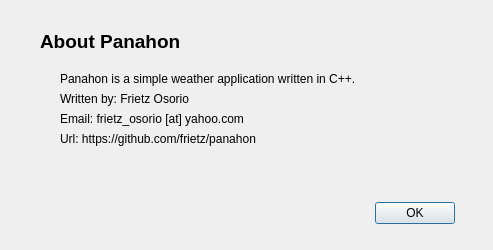
<?xml version="1.0" encoding="UTF-8"?>
<ui version="4.0">
 <class>AboutPanahon</class>
 <widget class="QDialog" name="AboutPanahon">
  <property name="windowModality">
   <enum>Qt::NonModal</enum>
  </property>
  <property name="geometry">
   <rect>
    <x>0</x>
    <y>0</y>
    <width>493</width>
    <height>250</height>
   </rect>
  </property>
  <property name="minimumSize">
   <size>
    <width>493</width>
    <height>250</height>
   </size>
  </property>
  <property name="maximumSize">
   <size>
    <width>493</width>
    <height>250</height>
   </size>
  </property>
  <property name="windowTitle">
   <string>About Panahon</string>
  </property>
  <widget class="QDialogButtonBox" name="buttonBox">
   <property name="geometry">
    <rect>
     <x>370</x>
     <y>200</y>
     <width>85</width>
     <height>27</height>
    </rect>
   </property>
   <property name="orientation">
    <enum>Qt::Horizontal</enum>
   </property>
   <property name="standardButtons">
    <set>QDialogButtonBox::Ok</set>
   </property>
  </widget>
  <widget class="QLabel" name="label">
   <property name="geometry">
    <rect>
     <x>60</x>
     <y>70</y>
     <width>388</width>
     <height>17</height>
    </rect>
   </property>
   <property name="text">
    <string>Panahon is a simple weather application written in C++.</string>
   </property>
  </widget>
  <widget class="QLabel" name="label_2">
   <property name="geometry">
    <rect>
     <x>60</x>
     <y>90</y>
     <width>169</width>
     <height>17</height>
    </rect>
   </property>
   <property name="text">
    <string>Written by: Frietz Osorio</string>
   </property>
  </widget>
  <widget class="QLabel" name="aboutLabel">
   <property name="geometry">
    <rect>
     <x>40</x>
     <y>30</y>
     <width>139</width>
     <height>22</height>
    </rect>
   </property>
   <property name="font">
    <font>
     <pointsize>14</pointsize>
     <weight>75</weight>
     <bold>true</bold>
    </font>
   </property>
   <property name="text">
    <string>About Panahon</string>
   </property>
   <property name="textFormat">
    <enum>Qt::AutoText</enum>
   </property>
   <property name="scaledContents">
    <bool>false</bool>
   </property>
  </widget>
  <widget class="QLabel" name="label_3">
   <property name="geometry">
    <rect>
     <x>60</x>
     <y>110</y>
     <width>240</width>
     <height>17</height>
    </rect>
   </property>
   <property name="text">
    <string>Email: frietz_osorio [at] yahoo.com</string>
   </property>
  </widget>
  <widget class="QLabel" name="label_4">
   <property name="geometry">
    <rect>
     <x>60</x>
     <y>130</y>
     <width>270</width>
     <height>17</height>
    </rect>
   </property>
   <property name="text">
    <string>Url: https://github.com/frietz/panahon</string>
   </property>
  </widget>
 </widget>
 <resources/>
 <connections>
  <connection>
   <sender>buttonBox</sender>
   <signal>accepted()</signal>
   <receiver>AboutPanahon</receiver>
   <slot>accept()</slot>
   <hints>
    <hint type="sourcelabel">
     <x>248</x>
     <y>254</y>
    </hint>
    <hint type="destinationlabel">
     <x>157</x>
     <y>274</y>
    </hint>
   </hints>
  </connection>
  <connection>
   <sender>buttonBox</sender>
   <signal>rejected()</signal>
   <receiver>AboutPanahon</receiver>
   <slot>reject()</slot>
   <hints>
    <hint type="sourcelabel">
     <x>316</x>
     <y>260</y>
    </hint>
    <hint type="destinationlabel">
     <x>286</x>
     <y>274</y>
    </hint>
   </hints>
  </connection>
 </connections>
</ui>
